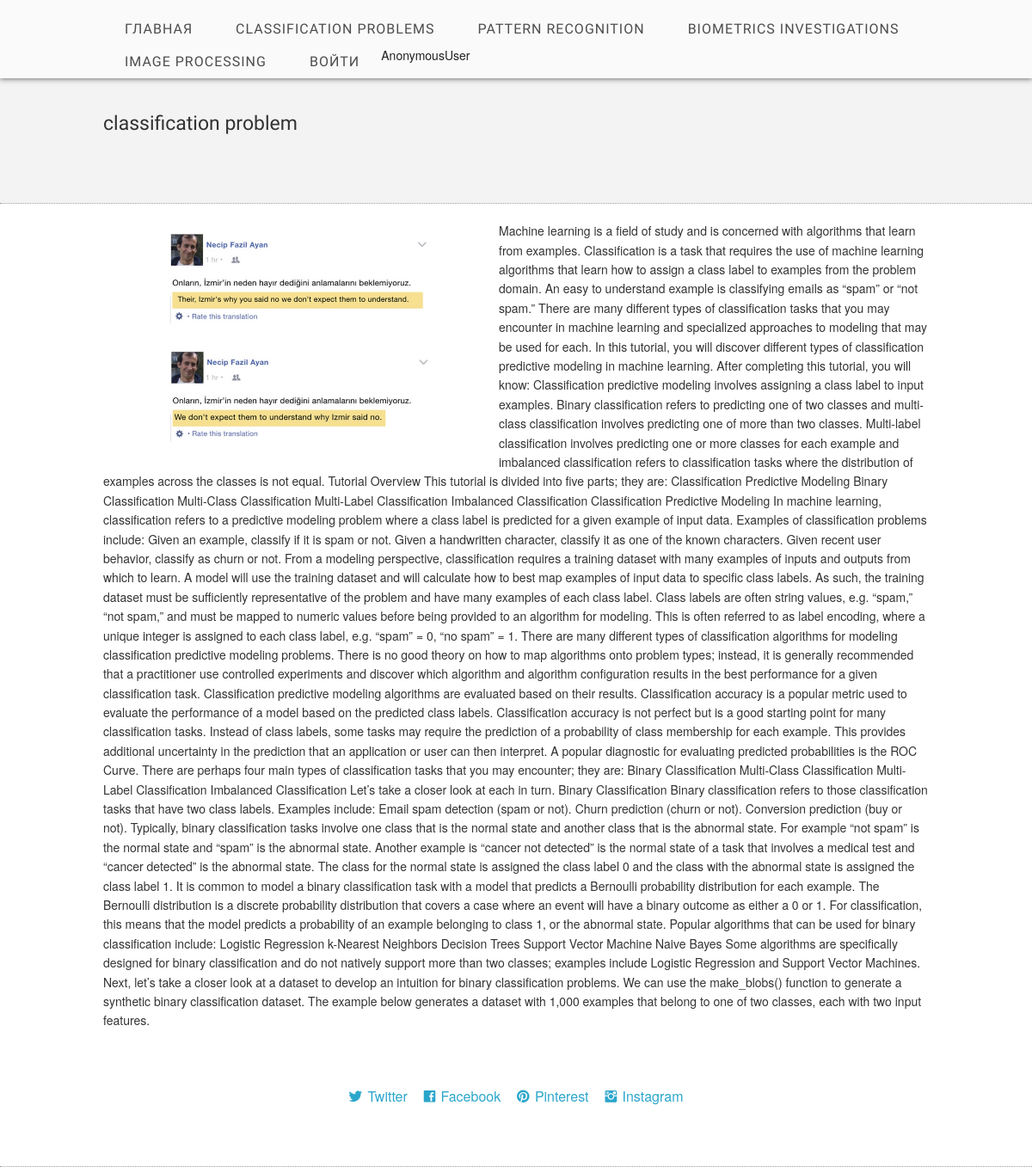
The app's page /news/article/12 with its own data.
### news/models.py (models this page shows, shortened)
class Rubric(models.Model):
    name = models.CharField(max_length=100)

class Article(models.Model):
    title = models.CharField(max_length=100)
    keyword = models.CharField(max_length=200)
    annotation = models.TextField()
    rubric = models.ForeignKey(Rubric, null=True, blank=True, on_delete=models.SET_NULL)
    hashtag = models.ManyToManyField(Hashtag, help_text="Выберите хэштэг")

### news/views.py (the view)
# urls.py: path('article/<int:article_id>', views.get_one_article, name='current_article'),
def get_one_article(request, article_id):
    current_article = Article.objects.get(pk=article_id)
    rubrics = Rubric.objects.all()
    return render(request, 'news/article.html', context={'current_article': current_article, 'rubrics': rubrics, })

### news/templates/news/article.html (shortened to what this page needs)
<!DOCTYPE html>
{% load static %}
<html class="no-js" lang="en">
<head>
    <link rel="stylesheet" href="{% static 'stylesheets/foundation.min.css' %}">
    <link rel="stylesheet" href="{% static 'stylesheets/main.css' %}">
    <link rel="stylesheet" href="{% static 'stylesheets/app.css' %}">
    <link rel="stylesheet" href="{% static 'fonts/ligature.css' %}">
</head>
<body>
<nav>
    <div class="twelve columns header_nav">
        <div class="row">
            <ul id="menu-header" class="nav-bar horizontal">
                <li><a href="{% url 'index' %}">Главная</a></li>
                {% for rubric in rubrics %}
                <li><a href="{% url 'rubric' rubric.id %}">{{rubric.name}}</a></li>
                {% endfor %}
                {{request.user}}
                {% if not request.user.is_authenticated %}
                <li><a href="{% url 'login' %}">Войти</a></li>
                {% endif %}
            </ul>
        </div>
    </div>
</nav>
<header>
    <div class="row">
        <h4>{{current_article.title}}</h4>
        <article>
            <div class="twelve columns">
            </div>
        </article>
    </div>
</header>
<section class="section_light">
    <div class="row">
        <p><img src="{% static 'images/a2.jpg' %}" alt="desc" width=400 align=left hspace=30>
            {{current_article.annotation}}
        </p>
    </div>
    <footer>
        <div class="row">
            <div class="twelve columns footer">
                <a href="" class="lsf-icon" style="font-size:16px; margin-right:15px" title="twitter">Twitter</a>
                <a href="" class="lsf-icon" style="font-size:16px; margin-right:15px" title="facebook">Facebook</a>
                <a href="" class="lsf-icon" style="font-size:16px; margin-right:15px" title="pinterest">Pinterest</a>
                <a href="" class="lsf-icon" style="font-size:16px" title="instagram">Instagram</a>
            </div>
        </div>
    </footer>
</body>
</html>

### static/stylesheets/main.css (style rules this page uses)
.lsf-icon:before { content:attr(title); margin-right:0.3em; font-size:64px; font-family: 'LigatureSymbols'; -webkit-text-rendering: optimizeLegibility; -moz-text-rendering: optimizeLegibility; -ms-text-rendering: optimizeLegibility; -o-text-rendering: optimizeLegibility; text-rendering: optimizeLegibility; -webkit-font-smoothing: antialiased; -moz-font-smoothing: antialiased; -ms-font-smoothing: antialiased; -o-font-smoothing: antialiased; font-smoothing: antialiased; }
body { background: #fafafa }
.row { width: 960px }
header { background: #f3f3f3; clear:both; padding: 20px 0 40px }
.header_nav { background: #fafafa; padding: 15px 0 0; box-shadow: 0 1px 6px rgba(34, 25, 25, 0.6); z-index: 999 }
p { color: #333 }
h1,h2,h3,h4 { font-family:'Open Sans Condensed',sans-serif; font-weight: normal; color: #333; margin: 20px 0 }
.section_light { background: #FFF; border-top: 1px dotted #999; border-bottom: 1px dotted #999; padding: 20px 0; clear:both }
.nav-bar { margin-top: 0; background: none }
.nav-bar > li { border: 0; padding: 0; font-family: 'Open Sans Condensed',sans-serif; letter-spacing: 1px; box-shadow: none }
.nav-bar > li > a:first-child { font-size: 16px; text-transform: uppercase; padding: 0 25px }
.nav-bar > li:last-child { border: 0; box-shadow: none }
.nav-bar > li > a { color: #4d4d4d }
.footer { text-align:center; padding: 50px 0 }

### records on screen
Rubric: name "CLASSIFICATION PROBLEMS"
Rubric: name "PATTERN RECOGNITION"
Rubric: name "BIOMETRICS INVESTIGATIONS"
Rubric: name "IMAGE PROCESSING"
Article: title "classification problem", annotation "Machine learning is a field of study and is concerned with algorithms that learn from examples. Classification is a task that requires the use of machine learning algorithms that learn how to assign a class label to examples from the problem domain. An easy to understand example is classifying emails as “spam” or “not spam.” There are many different types of classification tasks that you may encounter in machine learning and specialized approaches to modeling that may be used for each. In this tutorial, you will discover different types of classification predictive modeling in machine learning. After completing this tutorial, you will know: Classification predictive modeling involves…"

### other values on screen
{{ request.user }} "AnonymousUser"
